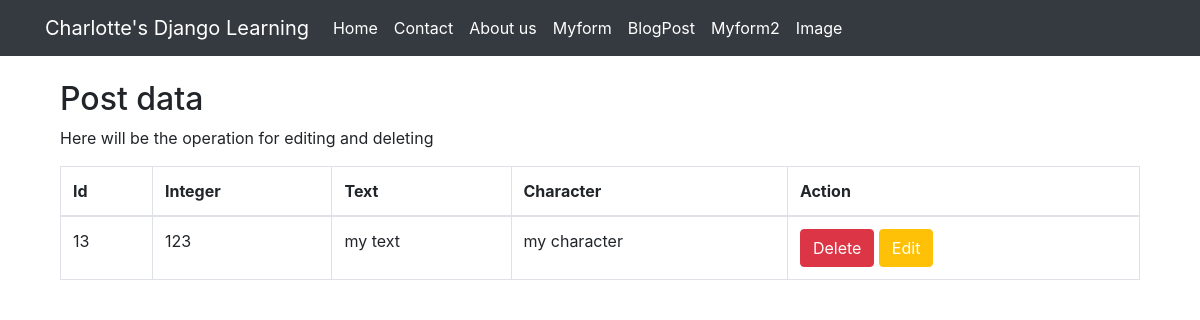
Page /manage_data2/ on the committed database.
### myapp/models.py (models this page shows, shortened)
class Mydata(models.Model):
    Integer = models.IntegerField()
    Text = models.TextField()
    Character = models.CharField(max_length=200)

### myapp/views.py (the view)
# urls.py: path('manage_data2/', manage_data2),
def manage_data2(request):
    if request.method=="GET":
        mydata = Mydata.objects.all()
        makedictionary = {
            "all_data":mydata
        }
        return render(request, 'manage_data2.html', context=makedictionary)

### Template/manage_data2.html (shortened to what this page needs)
{% extends "base.html" %}
{% block container %}
<div class="container">
  <h2>Post data</h2>
  <p>Here will be the operation for editing and deleting</p>
  <table class="table table-bordered">
    <thead>
      <tr>
        <th>Id</th>
        <th>Integer</th>
        <th>Text</th>
        <th>Character</th>
        <th>Action</th>
      </tr>
    </thead>
    <body>
    {% for single_data in all_data %}
      <tr>
        <td>{{ single_data.id }}</td>
        <td>{{ single_data.Integer }}</td>
        <td>{{ single_data.Text }}</td>
        <td>{{ single_data.Character }}</td>
        <td><button class="btn btn-danger"><a style="color:white;" href="/delete_post2/{{single_data.id}}">Delete</a></button>
            <button class="btn btn-warning"><a style="color:white;" href="/edit_post2/{{single_data.id}}">Edit</a></button>
        </td>
      </tr>
    {% endfor %}
    </body>
  </table>
</div>
{% endblock %}

### rows in the picture
Mydata: id "13", Integer "123", Text "my text", Character "my character"
